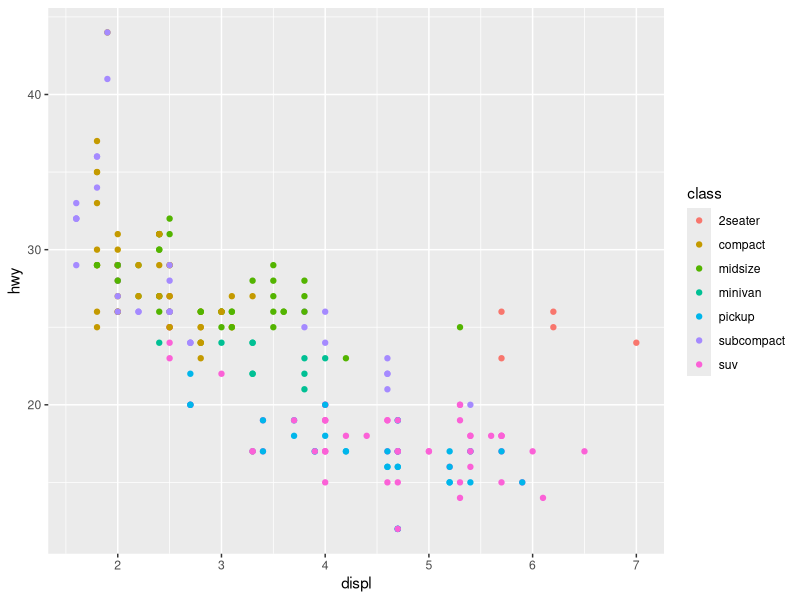
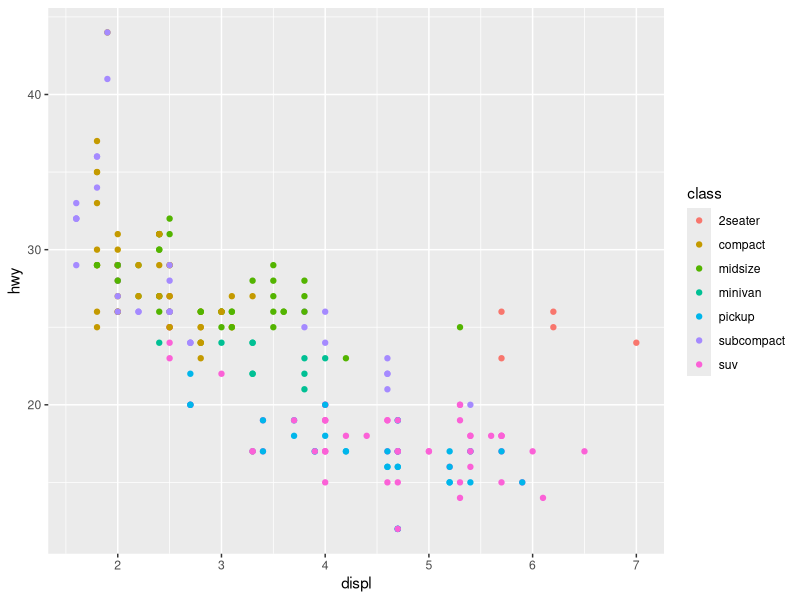
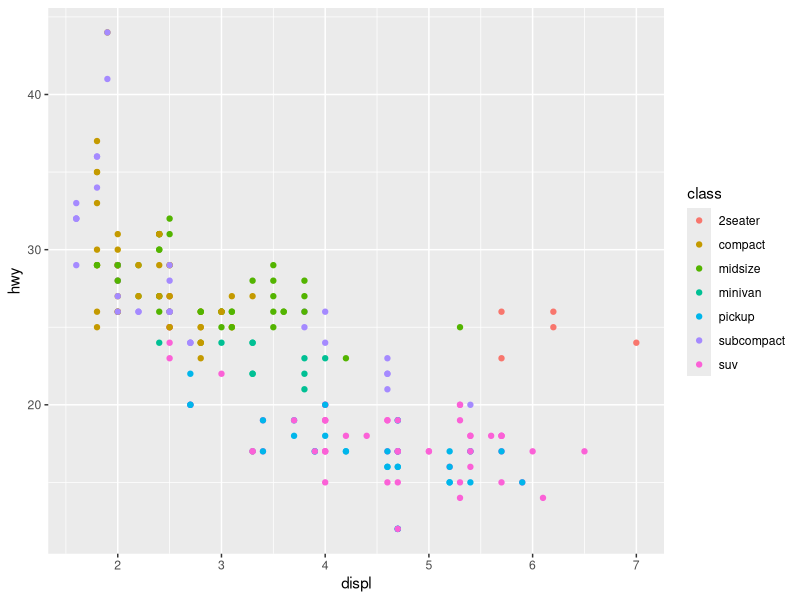
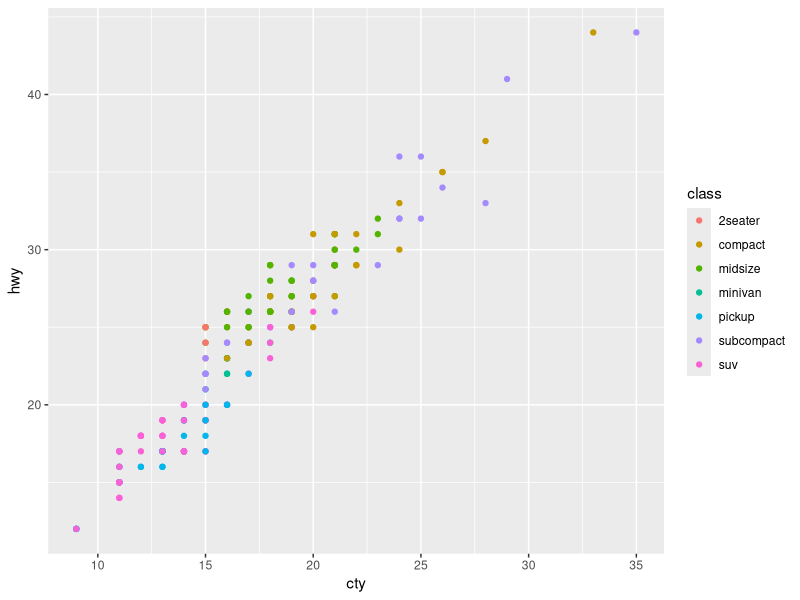

The R script that drew these images, in order:
## ---- chunk 1
120 + 130
## ---- chunk 2
# this # is starting a comment, code that will be ignored but allows you to annotate your work
ant_height <- 120 # this is exactly the same as writing ant_height = 5 + 2, but <- is encouraged in R to avoid confusion with other uses of = (e.g. == operator when you are comparing if two values are identical)
bob_height <- 130
ant_height # to show what the value 120 is now stored in the object "ant_height"
bob_height # to show what the value 130 is now stored in the object "bob_height"
## ---- chunk 3
bob_height - ant_height
## ---- chunk 4
ant_age <- 35 # at timepoint 1
ant_age # to confirm what the age was at this point
# wait a year
ant_age <- 36 # at timepoint 1
ant_age # to confirm that the age has been updated
## ---- chunk 5
to_the_power_of <- function( # Define your function by stating it's name 
    input_1,           # You can have as many inputs as you like
    input_2            # 
){ 
  output = input_1 ^ input_2  # creates an output object 
  return (output)             # gives the output back to the user when they run the function
}
to_the_power_of(input_1 = 4, input_2 = 3) # should give you 64
to_the_power_of(4,3)                      # should also give you 64
## ---- chunk 6
heights_vector = c(120,130,135)
heights_vector
## ---- chunk 7
names_vector = c("ant", "bob", "charles")
names_vector
## ---- chunk 8
year_group = c(1, "2a", "2b")
year_group
## ---- chunk 9
typeof(heights_vector)
typeof(names_vector)
typeof(year_group)
## ---- chunk 10
# To make a nice looking table in your html output from the "mpg" dataframe from the ggplot2 package:
rmarkdown::paged_table(head(ggplot2::mpg))
## ---- chunk 11
ggplot2::mpg$manufacturer
## ---- chunk 12
if(!require(ggplot2)){install.packages("ggplot2")}
library(ggplot2)
## ---- chunk 13
ggplot(mpg, aes(displ, hwy, colour = class)) + 
  geom_point()
## ---- chunk 14
ggplot(             # R will keep looking at your code until all the open brackets have been closed)
  mpg,              #
  aes(              #
    displ,          #
    hwy,            #
    colour = class  #
  )
) +                 # R will look to the next line if you end a line with +
geom_point()        #
## ---- chunk 15
ggplot(
  mpg,              # dataframe
  aes(              # aesthetic properties
    displ,          # x-axis
    hwy,            # y-axis
    colour = class  # which column I will base the color on (often "color" is safer spelling in code)
  )
) + 
geom_point()        # what I would like drawn on (as opposed to boxplots, lines, etc.)
## ---- chunk 16
ggplot(
  mpg,              # dataframe
  aes(              # aesthetic properties
    cty,            # x-axis - updated
    hwy,            # y-axis
    colour = class  # which column I will base the color on (often "color" is safer spelling in code)
  )
) + 
geom_point()        # what I would like drawn on (as opposed to boxplots, lines, etc.
